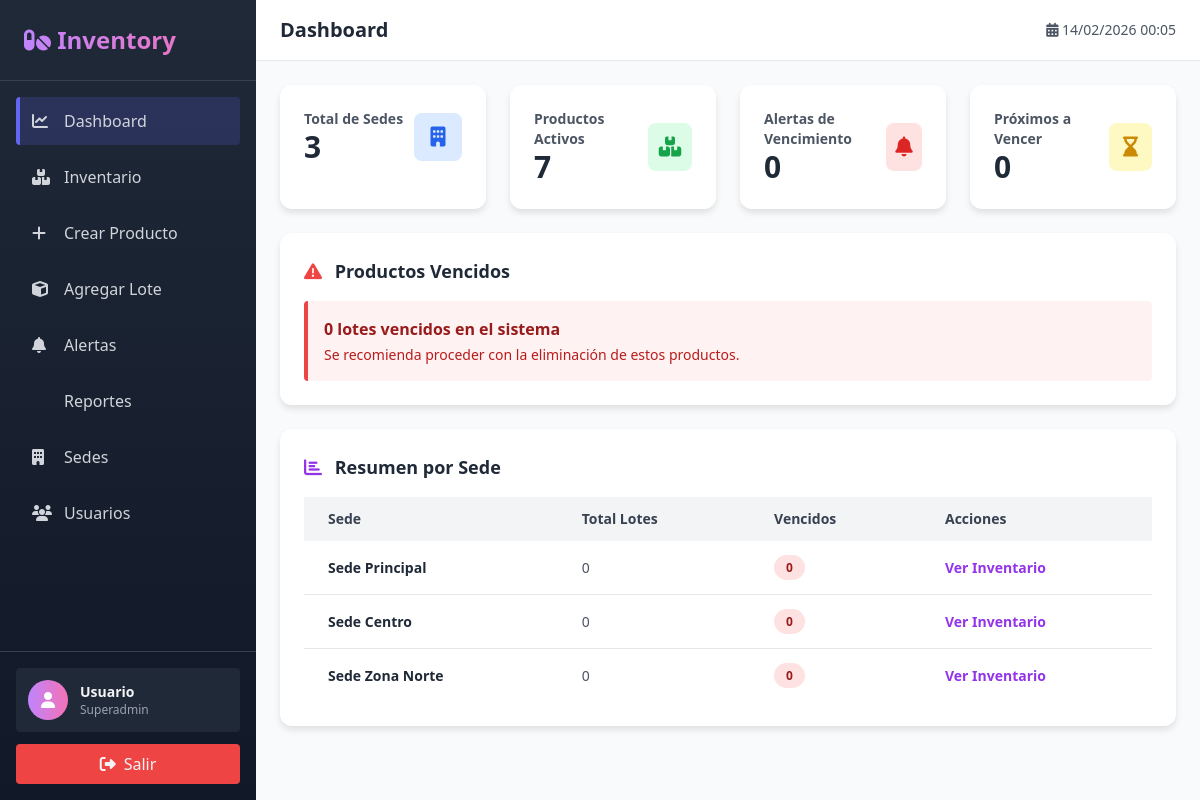
Page /index.php?action=dashboard (signed in) on the committed database.
### tables this page shows
CREATE TABLE sedes (
    id INT PRIMARY KEY AUTO_INCREMENT,
    nombre VARCHAR(100) NOT NULL UNIQUE,
    direccion VARCHAR(255),
    telefono VARCHAR(20),
    ciudad VARCHAR(100),
    estado ENUM('activa', 'inactiva') DEFAULT 'activa',
    created_at TIMESTAMP DEFAULT CURRENT_TIMESTAMP,
    updated_at TIMESTAMP DEFAULT CURRENT_TIMESTAMP ON UPDATE CURRENT_TIMESTAMP
);

### app/controllers/BaseController.php (called while the page is built, shortened)
<?php
class BaseController {
    protected $db;
    protected $usuario = null;
    public function __construct($db) {
        $this->db = $db;
        $this->verificarSesion();
    }
    protected function verificarSesion() {
        if (!isset($_SESSION['usuario_id'])) {
            if ($this->noEsRutaPublica()) {
                header('Location: /index.php?action=login');
                exit;
            }
        } else {
            $this->cargarUsuario();
        }
    }
    protected function cargarUsuario() {
        $usuario_id = $_SESSION['usuario_id'] ?? null;
        $query = "SELECT u.*, s.nombre as sede_nombre FROM usuarios u
                  LEFT JOIN sedes s ON u.sede_id = s.id
                  WHERE u.id = ?";
        $stmt = $this->db->prepare($query);
        $stmt->bind_param('i', $usuario_id);
        $stmt->execute();
        $result = $stmt->get_result();
        if ($result->num_rows > 0) {
            $this->usuario = $result->fetch_assoc();
        } else {
            session_destroy();
            header('Location: /index.php?action=login');
            exit;
        }
    }
    protected function usuarioActual() {
        return $this->usuario;
    }
    protected function renderizar($vista, $datos = []) {
        extract($datos);
        $archivo = __DIR__ . '/../views/' . $vista . '.php';
        include $archivo;
        include __DIR__ . '/../views/layout.php';
    }
}
?>

### app/controllers/DashboardController.php (called while the page is built, shortened)
<?php
class DashboardController extends BaseController
{
    public function index()
    {
        $usuario = $this->usuarioActual();
        $dashboard = [];
        if ($usuario['rol'] === 'superadmin') {
            $dashboard = $this->obtenerDashboardSuperAdmin();
        } else {
            $dashboard = $this->obtenerDashboardSedeAdmin($usuario['sede_id']);
        }
        $this->renderizar('dashboard/index', [
            'usuario' => $usuario,
            'dashboard' => $dashboard
        ]);
    }
    private function obtenerDashboardSuperAdmin()
    {
        $dashboard = [];
        $sedesQuery = "SELECT COUNT(*) as total FROM sedes WHERE estado = 'activa'";
        $dashboard['total_sedes'] = $this->db->query($sedesQuery)->fetch_assoc()['total'];
        $productosQuery = "SELECT COUNT(*) as total FROM productos WHERE estado = 'activo'";
        $dashboard['total_productos'] = $this->db->query($productosQuery)->fetch_assoc()['total'];
        $lotesQuery = "SELECT COUNT(*) as total FROM lotes_productos WHERE cantidad_disponible > 0";
        $dashboard['total_lotes_activos'] = $this->db->query($lotesQuery)->fetch_assoc()['total'];
        $alertasQuery = "SELECT COUNT(*) as total FROM lotes_productos
                         WHERE cantidad_disponible > 0
                         AND DATEDIFF(fecha_vencimiento, CURDATE()) > 0
                         AND DATEDIFF(fecha_vencimiento, CURDATE()) <= 7";
        $dashboard['alertas_activas'] = $this->db->query($alertasQuery)->fetch_assoc()['total'];
        $lotesVenciendoQuery = "SELECT COUNT(*) as total FROM lotes_productos
                               WHERE cantidad_disponible > 0
                               AND DATEDIFF(fecha_vencimiento, CURDATE()) > 0
                               AND DATEDIFF(fecha_vencimiento, CURDATE()) <= 7";
        $dashboard['lotes_proximos_vencer'] = $this->db->query($lotesVenciendoQuery)->fetch_assoc()['total'];
        $lotesVencidosQuery = "SELECT COUNT(*) as total FROM lotes_productos
                              WHERE cantidad_disponible > 0
                              AND DATEDIFF(fecha_vencimiento, CURDATE()) < 0";
        $dashboard['lotes_vencidos'] = $this->db->query($lotesVencidosQuery)->fetch_assoc()['total'];
        $sedePorLoteQuery = "SELECT s.id,s.nombre, COUNT(lp.id) as cantidad,
                            SUM(CASE WHEN DATEDIFF(lp.fecha_vencimiento, CURDATE()) < 0 THEN 1 ELSE 0 END) as vencidos
                            FROM sedes s
                            LEFT JOIN lotes_productos lp ON s.id = lp.sede_id AND lp.cantidad_disponible > 0
                            WHERE s.estado = 'activa'
                            GROUP BY s.id, s.nombre
                            ORDER BY cantidad DESC";
        $dashboard['sedes_info'] = [];
        $result = $this->db->query($sedePorLoteQuery);
        while ($row = $result->fetch_assoc()) {
            $dashboard['sedes_info'][] = $row;
        }
        return $dashboard;
    }
}

### app/views/dashboard/index.php (the view, shortened to what this page needs)
<div class="space-y-6">
    <?php if ($usuario['rol'] === 'superadmin'): ?>
        <div class="grid grid-cols-1 md:grid-cols-4 gap-6">
            <div class="card p-6">
                <div class="flex items-center justify-between">
                    <div>
                        <p class="text-gray-600 text-sm font-semibold">Total de Sedes</p>
                        <h3 class="text-3xl font-bold text-gray-800"><?php echo $dashboard['total_sedes']; ?></h3>
                    </div>
                    <div class="w-12 h-12 bg-blue-100 rounded-lg flex items-center justify-center">
                        <i class="fas fa-building text-blue-600 text-xl"></i>
                    </div>
                </div>
            </div>
            <div class="card p-6">
                <div class="flex items-center justify-between">
                    <div>
                        <p class="text-gray-600 text-sm font-semibold">Productos Activos</p>
                        <h3 class="text-3xl font-bold text-gray-800"><?php echo $dashboard['total_productos']; ?></h3>
                    </div>
                    <div class="w-12 h-12 bg-green-100 rounded-lg flex items-center justify-center">
                        <i class="fas fa-boxes text-green-600 text-xl"></i>
                    </div>
                </div>
            </div>
            <div class="card p-6">
                <div class="flex items-center justify-between">
                    <div>
                        <p class="text-gray-600 text-sm font-semibold">Alertas de Vencimiento</p>
                        <h3 class="text-3xl font-bold text-gray-800"><?php echo $dashboard['alertas_activas']; ?></h3>
                    </div>
                    <div class="w-12 h-12 bg-red-100 rounded-lg flex items-center justify-center">
                        <i class="fas fa-bell text-red-600 text-xl"></i>
                    </div>
                </div>
            </div>
            <div class="card p-6">
                <div class="flex items-center justify-between">
                    <div>
                        <p class="text-gray-600 text-sm font-semibold">Próximos a Vencer</p>
                        <h3 class="text-3xl font-bold text-gray-800"><?php echo $dashboard['lotes_proximos_vencer']; ?></h3>
                    </div>
                    <div class="w-12 h-12 bg-yellow-100 rounded-lg flex items-center justify-center">
                        <i class="fas fa-hourglass-end text-yellow-600 text-xl"></i>
                    </div>
                </div>
            </div>
        </div>
        <div class="card p-6">
            <h3 class="text-lg font-bold text-gray-800 mb-4">
                <i class="fas fa-exclamation-triangle text-red-500 mr-2"></i> Productos Vencidos
            </h3>
            <div class="bg-red-50 border-l-4 border-red-500 p-4 rounded">
                <p class="text-red-800 font-semibold"><?php echo $dashboard['lotes_vencidos']; ?> lotes vencidos en el sistema</p>
                <p class="text-red-700 text-sm mt-1">Se recomienda proceder con la eliminación de estos productos.</p>
            </div>
        </div>
        <div class="card p-6">
            <h3 class="text-lg font-bold text-gray-800 mb-4">
                <i class="fas fa-chart-bar text-purple-600 mr-2"></i> Resumen por Sede
            </h3>
            <div class="overflow-x-auto">
                <table class="w-full">
                    <thead class="bg-gray-100">
                        <tr>
                            <th class="px-6 py-3 text-left text-sm font-semibold text-gray-700">Sede</th>
                            <th class="px-6 py-3 text-left text-sm font-semibold text-gray-700">Total Lotes</th>
                            <th class="px-6 py-3 text-left text-sm font-semibold text-gray-700">Vencidos</th>
                            <th class="px-6 py-3 text-left text-sm font-semibold text-gray-700">Acciones</th>
                        </tr>
                    </thead>
                    <tbody class="divide-y">
                        <?php foreach ($dashboard['sedes_info'] as $sede): ?>
                            <tr class="hover:bg-gray-50 transition">
                                <td class="px-6 py-4 text-sm font-semibold text-gray-800"><?php echo htmlspecialchars($sede['nombre']); ?></td>
                                <td class="px-6 py-4 text-sm text-gray-600"><?php echo $sede['cantidad']; ?></td>
                                <td class="px-6 py-4 text-sm">
                                    <span class="status-badge badge-danger"><?php echo $sede['vencidos'] ?? 0; ?></span>
                                </td>
                                <td class="px-6 py-4 text-sm">
                                    <a href="/index.php?action=inventory&sede=<?php echo $sede['id']; ?>" class="text-purple-600 hover:text-purple-800 font-semibold">
                                        Ver Inventario
                                    </a>
                                </td>
                            </tr>
                        <?php endforeach; ?>
                    </tbody>
                </table>
            </div>
        </div>
    <?php endif; ?>
</div>

### app/views/layout.php (style rules this page uses)
* { margin: 0; padding: 0; box-sizing: border-box; }
body { background: linear-gradient(135deg, #667eea 0%, #764ba2 100%); min-height: 100vh; font-family: 'Segoe UI', Tahoma, Geneva, Verdana, sans-serif; }
.card { background: white; border-radius: 12px; box-shadow: 0 4px 6px rgba(0, 0, 0, 0.1); transition: all 0.3s ease; }
.status-badge { padding: 4px 12px; border-radius: 20px; font-size: 12px; font-weight: 600; }
.badge-danger { background-color: #fee2e2; color: #991b1b; }

### rows in the picture
sedes: id "3", nombre "Sede Centro", cantidad "0", vencidos "0"
sedes: nombre "Sede Principal", cantidad "0", vencidos "0"
sedes: nombre "Sede Zona Norte", cantidad "0", vencidos "0"

### other values in the picture
$item['label'] "Dashboard"
$item['label'] "Inventario"
$item['label'] "Crear Producto"
$item['label'] "Agregar Lote"
$item['label'] "Alertas"
$item['label'] "Reportes"
$item['label'] "Sedes"
$item['label'] "Usuarios"
substr($_SESSION['usuario_nombre'] ?? 'Usuario', 0, 20) "Usuario"
$_SESSION['rol'] "Superadmin"
$pageTitles[$action] "Dashboard"
$dashboard['total_productos'] "7"
$dashboard['alertas_activas'] "0"
$dashboard['lotes_proximos_vencer'] "0"
$dashboard['lotes_vencidos'] "0"
